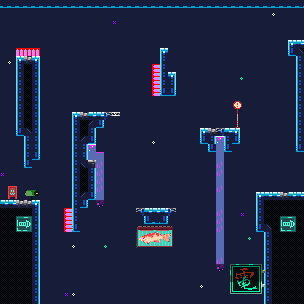

The image is a tile-based game level rendered from a .tmx file. Its description and source (layers, tilesets, objects; grid data summarised) follow:
An orthogonal 38x38 tile map with 8x8 px tiles, 6 tile layers (Sky, IntGrid_layer_values, IntGrid_layer, IntGrid_values, ...), 3 tilesets.

<map version="1.4" tiledversion="1.4.2" orientation="orthogonal" renderorder="right-down" compressionlevel="0" width="38" height="38" tilewidth="8" tileheight="8" infinite="0" backgroundcolor="#171C39" nextlayerid="7" nextobjectid="1"><tileset firstgid="1" name="Cavernas_by_Adam_Saltsman3" tilewidth="8" tileheight="8" tilecount="384" columns="12" objectalignment="topleft" margin="0" spacing="0"><image source="../../atlas/Cavernas_by_Adam_Saltsman.png" width="96" height="256" /></tileset><tileset firstgid="385" name="IntGrid" tilewidth="8" tileheight="8" tilecount="1" columns="1" objectalignment="topleft"><image source="IntGrid.intgrid.png" width="8" height="8" /></tileset><tileset firstgid="386" name="IntGrid_layer" tilewidth="8" tileheight="8" tilecount="4" columns="4" objectalignment="topleft"><image source="IntGrid_layer.intgrid.png" width="32" height="8" /></tileset><layer id="1" name="Sky" width="38" height="38" opacity="1"><data>[1444 cells, 14 non-empty, 3 distinct tile ids]</data></layer><layer id="2" name="IntGrid_layer_values" width="38" height="38" opacity="1"><data>[1444 cells, 323 non-empty, 2 distinct tile ids]</data></layer><layer id="3" name="IntGrid_layer" width="38" height="38" opacity="1"><data>[1444 cells, 325 non-empty, 16 distinct tile ids]</data></layer><layer id="4" name="IntGrid_values" width="38" height="38" opacity="1"><data>[1444 cells, 10 non-empty, 1 distinct tile ids]</data></layer><layer id="5" name="IntGrid" width="38" height="38" opacity="1"><data>[1444 cells, 10 non-empty, 2 distinct tile ids]</data></layer><layer id="6" name="Tiles" width="38" height="38" opacity="1"><data>[1444 cells, 63 non-empty, 59 distinct tile ids]</data></layer></map>
